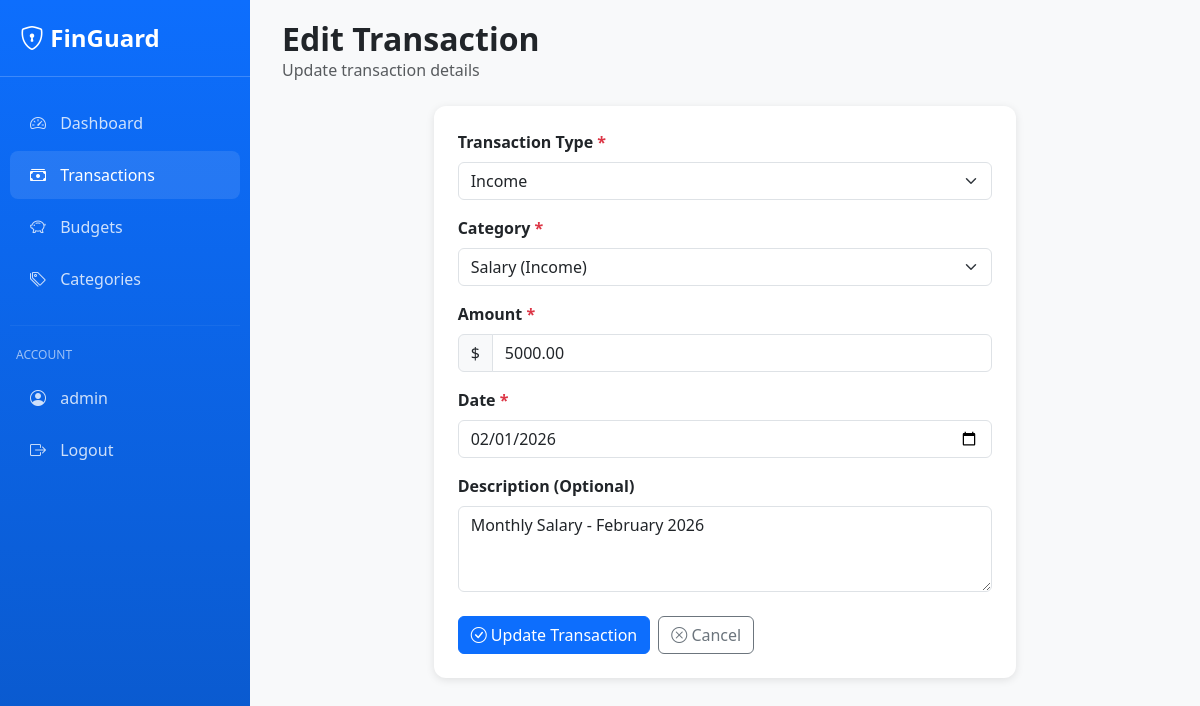
The page /transactions/32/edit/ (signed in) on the database its author committed.
### core/models.py (models this page shows, shortened)
class User(AbstractUser):
    phone = models.CharField(max_length=15, blank=True, null=True, help_text="Contact phone number")
    class Meta:
        db_table = 'users'
        verbose_name = 'User'
        verbose_name_plural = 'Users'

class Transaction(models.Model):
    INCOME = 'INCOME'
    EXPENSE = 'EXPENSE'
    TYPE_CHOICES = [
        (INCOME, 'Income'),
        (EXPENSE, 'Expense'),
    ]
    user = models.ForeignKey(User, on_delete=models.CASCADE, related_name='transactions')
    account = models.ForeignKey(Account, on_delete=models.CASCADE, related_name='transactions')
    category = models.ForeignKey(Category, on_delete=models.PROTECT, related_name='transactions')
    amount = models.DecimalField(
        max_digits=12,
        decimal_places=2,
        validators=[MinValueValidator(Decimal('0.01'))],
        help_text="Transaction amount (always positive)"
    )
    type = models.CharField(max_length=10, choices=TYPE_CHOICES)
    date = models.DateField(default=timezone.now)
    description = models.TextField(blank=True, null=True, help_text="Optional transaction notes")
    created_at = models.DateTimeField(auto_now_add=True)
    updated_at = models.DateTimeField(auto_now=True)
    class Meta:
        db_table = 'transactions'
        verbose_name = 'Transaction'
        verbose_name_plural = 'Transactions'
        ordering = ['-date', '-created_at']
        indexes = [
            models.Index(fields=['-date', '-created_at']),
            models.Index(fields=['user', 'type']),
            models.Index(fields=['category']),
        ]

### core/views.py (the view, shortened to what this page needs)
# urls.py: path('transactions/<int:pk>/edit/', views.TransactionUpdateView.as_view(), name='transaction_update'),
class TransactionUpdateView(LoginRequiredMixin, UpdateView):
    model = Transaction
    form_class = TransactionForm
    template_name = 'core/transaction_form.html'
    success_url = reverse_lazy('core:transaction_list')
    def get_queryset(self):
        return Transaction.objects.filter(user=self.request.user)
    def get_form_kwargs(self):
        kwargs = super().get_form_kwargs()
        kwargs['user'] = self.request.user
        return kwargs

### core/models.py (called while the page is built)
    def __str__(self):
        return f"{self.name} ({self.get_type_display()})"

### core/templates/core/transaction_form.html (shortened to what this page needs)
{% extends 'base.html' %}
{% load django_bootstrap5 %}
{% block page_header %}
<div class="container-fluid mb-4">
    <div class="row align-items-center">
        <div class="col">
            <h2 class="fw-bold mb-0">
                {% if object %}Edit{% else %}Add{% endif %} Transaction
            </h2>
            <p class="text-muted mb-0">
                {% if object %}Update transaction details{% else %}Record a new income or expense{% endif %}
            </p>
        </div>
    </div>
</div>
{% endblock %}
{% block content %}
<div class="container-fluid">
    <div class="row justify-content-center">
        <div class="col-lg-8">
            <div class="card stat-card">
                <div class="card-body p-4">
                    <form method="post" id="transactionForm">
                        <div class="mb-3">
                            <label for="{{ form.type.id_for_label }}" class="form-label fw-semibold">
                                Transaction Type <span class="text-danger">*</span>
                            </label>
                            {{ form.type }}
                        </div>
                        <div class="mb-3">
                            <label for="{{ form.category.id_for_label }}" class="form-label fw-semibold">
                                Category <span class="text-danger">*</span>
                            </label>
                            {{ form.category }}
                        </div>
                        <div class="mb-3">
                            <label for="{{ form.amount.id_for_label }}" class="form-label fw-semibold">
                                Amount <span class="text-danger">*</span>
                            </label>
                            <div class="input-group">
                                <span class="input-group-text">$</span>
                                {{ form.amount }}
                            </div>
                        </div>
                        <div class="mb-3">
                            <label for="{{ form.date.id_for_label }}" class="form-label fw-semibold">
                                Date <span class="text-danger">*</span>
                            </label>
                            {{ form.date }}
                        </div>
                        <div class="mb-4">
                            <label for="{{ form.description.id_for_label }}" class="form-label fw-semibold">
                                Description (Optional)
                            </label>
                            {{ form.description }}
                        </div>
                        <div class="d-flex gap-2">
                            <button type="submit" class="btn btn-primary">
                                <i class="bi bi-check-circle"></i>
                                {% if object %}Update{% else %}Save{% endif %} Transaction
                            </button>
                            <a href="{% url 'core:transaction_list' %}" class="btn btn-outline-secondary">
                                <i class="bi bi-x-circle"></i> Cancel
                            </a>
                        </div>
                    </form>
                </div>
            </div>
        </div>
    </div>
</div>
{% endblock %}

### core/templates/base.html (shortened to what this page needs)
<!DOCTYPE html>
<html lang="en">
<head>
    <link href="https://cdn.jsdelivr.net/npm/bootstrap@5.3.0/dist/css/bootstrap.min.css" rel="stylesheet"
>
    <link rel="stylesheet" href="https://cdn.jsdelivr.net/npm/bootstrap-icons@1.10.5/font/bootstrap-icons.css">
</head>
<body>
    {% if user.is_authenticated %}
    <div class="sidebar">
        <div class="brand">
            <i class="bi bi-shield-lock"></i> FinGuard
        </div>
        <nav class="nav flex-column">
            <a class="nav-link {% if request.resolver_match.url_name == 'dashboard' %}active{% endif %}"
               href="{% url 'core:dashboard' %}">
                <i class="bi bi-speedometer2"></i> Dashboard
            </a>
            <a class="nav-link {% if 'transaction' in request.resolver_match.url_name %}active{% endif %}"
               href="{% url 'core:transaction_list' %}">
                <i class="bi bi-cash-stack"></i> Transactions
            </a>
            <a class="nav-link {% if 'budget' in request.resolver_match.url_name %}active{% endif %}"
               href="{% url 'core:budget_list' %}">
                <i class="bi bi-piggy-bank"></i> Budgets
            </a>
            <a class="nav-link {% if 'category' in request.resolver_match.url_name %}active{% endif %}"
               href="{% url 'core:category_list' %}">
                <i class="bi bi-tags"></i> Categories
            </a>
            <hr style="border-color: rgba(255, 255, 255, 0.2); margin: 20px 10px;">
            <div class="px-3 mb-2" style="color: rgba(255, 255, 255, 0.6); font-size: 12px; text-transform: uppercase;">
                Account
            </div>
            <a class="nav-link" href="#">
                <i class="bi bi-person-circle"></i> {{ user.username }}
            </a>
            <a class="nav-link" href="{% url 'core:logout' %}">
                <i class="bi bi-box-arrow-right"></i> Logout
            </a>
        </nav>
    </div>
    {% endif %}
    <div class="{% if user.is_authenticated %}main-content{% else %}container mt-5{% endif %}">
        {% block page_header %}{% endblock %}
        {% block content %}{% endblock %}
    </div>
</body>
</html>

### core/templates/base.html (style rules this page uses)
:root { --sidebar-width: 250px; --primary-color: #0d6efd; --success-color: #198754; --danger-color: #dc3545; --warning-color: #ffc107; }
body { font-family: 'Segoe UI', Tahoma, Geneva, Verdana, sans-serif; background-color: #f8f9fa; }
.sidebar { position: fixed; top: 0; left: 0; height: 100vh; width: var(--sidebar-width); background: linear-gradient(180deg, #0d6efd 0%, #0a58ca 100%); padding: 20px 0; z-index: 1000; overflow-y: auto; }
.sidebar .brand { color: white; font-size: 24px; font-weight: bold; padding: 0 20px 20px; border-bottom: 1px solid rgba(255, 255, 255, 0.2); margin-bottom: 20px; }
.sidebar .nav-link { color: rgba(255, 255, 255, 0.8); padding: 12px 20px; margin: 2px 10px; border-radius: 8px; transition: all 0.3s; }
.sidebar .nav-link:hover, .sidebar .nav-link.active { background-color: rgba(255, 255, 255, 0.1); color: white; }
.sidebar .nav-link i { width: 24px; margin-right: 10px; }
.main-content { margin-left: var(--sidebar-width); padding: 20px; min-height: 100vh; }
.stat-card { border: none; border-radius: 12px; box-shadow: 0 2px 8px rgba(0, 0, 0, 0.1); transition: transform 0.2s, box-shadow 0.2s; }
.stat-card .card-body { padding: 1.5rem; }

### rows shown on the page
User: username "admin"
Transaction: type "Income", category "Salary (Income)", amount "5000.00", date "02/01/2026", description "Monthly Salary - February 2026"
